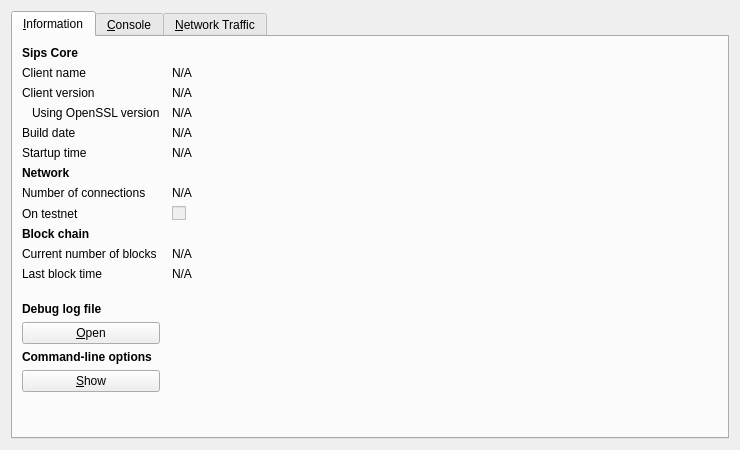
<?xml version="1.0" encoding="UTF-8"?>
<ui version="4.0">
 <class>RPCConsole</class>
 <widget class="QDialog" name="RPCConsole">
  <property name="geometry">
   <rect>
    <x>0</x>
    <y>0</y>
    <width>740</width>
    <height>450</height>
   </rect>
  </property>
  <property name="windowTitle">
   <string>Sips - Debug window</string>
  </property>
  <layout class="QVBoxLayout" name="verticalLayout_2">
   <item>
    <widget class="QTabWidget" name="tabWidget">
     <property name="currentIndex">
      <number>0</number>
     </property>
     <widget class="QWidget" name="tab_info">
      <attribute name="title">
       <string>&amp;Information</string>
      </attribute>
      <layout class="QGridLayout" name="gridLayout" columnstretch="0,1">
       <property name="horizontalSpacing">
        <number>12</number>
       </property>
       <item row="0" column="0">
        <widget class="QLabel" name="label_9">
         <property name="font">
          <font>
           <weight>75</weight>
           <bold>true</bold>
          </font>
         </property>
         <property name="text">
          <string>Sips Core</string>
         </property>
        </widget>
       </item>
       <item row="1" column="0">
        <widget class="QLabel" name="label_5">
         <property name="text">
          <string>Client name</string>
         </property>
        </widget>
       </item>
       <item row="1" column="1">
        <widget class="QLabel" name="clientName">
         <property name="cursor">
          <cursorShape>IBeamCursor</cursorShape>
         </property>
         <property name="text">
          <string>N/A</string>
         </property>
         <property name="textFormat">
          <enum>Qt::PlainText</enum>
         </property>
         <property name="textInteractionFlags">
          <set>Qt::LinksAccessibleByMouse|Qt::TextSelectableByKeyboard|Qt::TextSelectableByMouse</set>
         </property>
        </widget>
       </item>
       <item row="2" column="0">
        <widget class="QLabel" name="label_6">
         <property name="text">
          <string>Client version</string>
         </property>
        </widget>
       </item>
       <item row="2" column="1">
        <widget class="QLabel" name="clientVersion">
         <property name="cursor">
          <cursorShape>IBeamCursor</cursorShape>
         </property>
         <property name="text">
          <string>N/A</string>
         </property>
         <property name="textFormat">
          <enum>Qt::PlainText</enum>
         </property>
         <property name="textInteractionFlags">
          <set>Qt::LinksAccessibleByMouse|Qt::TextSelectableByKeyboard|Qt::TextSelectableByMouse</set>
         </property>
        </widget>
       </item>
       <item row="3" column="0">
        <widget class="QLabel" name="label_14">
         <property name="text">
          <string>Using OpenSSL version</string>
         </property>
         <property name="indent">
          <number>10</number>
         </property>
        </widget>
       </item>
       <item row="3" column="1">
        <widget class="QLabel" name="openSSLVersion">
         <property name="cursor">
          <cursorShape>IBeamCursor</cursorShape>
         </property>
         <property name="text">
          <string>N/A</string>
         </property>
         <property name="textFormat">
          <enum>Qt::PlainText</enum>
         </property>
         <property name="textInteractionFlags">
          <set>Qt::LinksAccessibleByMouse|Qt::TextSelectableByKeyboard|Qt::TextSelectableByMouse</set>
         </property>
        </widget>
       </item>
       <item row="4" column="0">
        <widget class="QLabel" name="label_12">
         <property name="text">
          <string>Build date</string>
         </property>
        </widget>
       </item>
       <item row="4" column="1">
        <widget class="QLabel" name="buildDate">
         <property name="cursor">
          <cursorShape>IBeamCursor</cursorShape>
         </property>
         <property name="text">
          <string>N/A</string>
         </property>
         <property name="textFormat">
          <enum>Qt::PlainText</enum>
         </property>
         <property name="textInteractionFlags">
          <set>Qt::LinksAccessibleByMouse|Qt::TextSelectableByKeyboard|Qt::TextSelectableByMouse</set>
         </property>
        </widget>
       </item>
       <item row="5" column="0">
        <widget class="QLabel" name="label_13">
         <property name="text">
          <string>Startup time</string>
         </property>
        </widget>
       </item>
       <item row="5" column="1">
        <widget class="QLabel" name="startupTime">
         <property name="cursor">
          <cursorShape>IBeamCursor</cursorShape>
         </property>
         <property name="text">
          <string>N/A</string>
         </property>
         <property name="textFormat">
          <enum>Qt::PlainText</enum>
         </property>
         <property name="textInteractionFlags">
          <set>Qt::LinksAccessibleByMouse|Qt::TextSelectableByKeyboard|Qt::TextSelectableByMouse</set>
         </property>
        </widget>
       </item>
       <item row="6" column="0">
        <widget class="QLabel" name="label_11">
         <property name="font">
          <font>
           <weight>75</weight>
           <bold>true</bold>
          </font>
         </property>
         <property name="text">
          <string>Network</string>
         </property>
        </widget>
       </item>
       <item row="7" column="0">
        <widget class="QLabel" name="label_7">
         <property name="text">
          <string>Number of connections</string>
         </property>
        </widget>
       </item>
       <item row="7" column="1">
        <widget class="QLabel" name="numberOfConnections">
         <property name="cursor">
          <cursorShape>IBeamCursor</cursorShape>
         </property>
         <property name="text">
          <string>N/A</string>
         </property>
         <property name="textFormat">
          <enum>Qt::PlainText</enum>
         </property>
         <property name="textInteractionFlags">
          <set>Qt::LinksAccessibleByMouse|Qt::TextSelectableByKeyboard|Qt::TextSelectableByMouse</set>
         </property>
        </widget>
       </item>
       <item row="8" column="0">
        <widget class="QLabel" name="label_8">
         <property name="text">
          <string>On testnet</string>
         </property>
        </widget>
       </item>
       <item row="8" column="1">
        <widget class="QCheckBox" name="isTestNet">
         <property name="enabled">
          <bool>false</bool>
         </property>
         <property name="text">
          <string/>
         </property>
        </widget>
       </item>
       <item row="9" column="0">
        <widget class="QLabel" name="label_10">
         <property name="font">
          <font>
           <weight>75</weight>
           <bold>true</bold>
          </font>
         </property>
         <property name="text">
          <string>Block chain</string>
         </property>
        </widget>
       </item>
       <item row="10" column="0">
        <widget class="QLabel" name="label_3">
         <property name="text">
          <string>Current number of blocks</string>
         </property>
        </widget>
       </item>
       <item row="10" column="1">
        <widget class="QLabel" name="numberOfBlocks">
         <property name="cursor">
          <cursorShape>IBeamCursor</cursorShape>
         </property>
         <property name="text">
          <string>N/A</string>
         </property>
         <property name="textFormat">
          <enum>Qt::PlainText</enum>
         </property>
         <property name="textInteractionFlags">
          <set>Qt::LinksAccessibleByMouse|Qt::TextSelectableByKeyboard|Qt::TextSelectableByMouse</set>
         </property>
        </widget>
       </item>
       <item row="11" column="0">
        <widget class="QLabel" name="label_2">
         <property name="text">
          <string>Last block time</string>
         </property>
        </widget>
       </item>
       <item row="11" column="1">
        <widget class="QLabel" name="lastBlockTime">
         <property name="cursor">
          <cursorShape>IBeamCursor</cursorShape>
         </property>
         <property name="text">
          <string>N/A</string>
         </property>
         <property name="textFormat">
          <enum>Qt::PlainText</enum>
         </property>
         <property name="textInteractionFlags">
          <set>Qt::LinksAccessibleByMouse|Qt::TextSelectableByKeyboard|Qt::TextSelectableByMouse</set>
         </property>
        </widget>
       </item>
       <item row="12" column="0">
        <spacer name="verticalSpacer_2">
         <property name="orientation">
          <enum>Qt::Vertical</enum>
         </property>
         <property name="sizeHint" stdset="0">
          <size>
           <width>20</width>
           <height>20</height>
          </size>
         </property>
        </spacer>
       </item>
       <item row="13" column="0">
        <widget class="QLabel" name="labelDebugLogfile">
         <property name="font">
          <font>
           <weight>75</weight>
           <bold>true</bold>
          </font>
         </property>
         <property name="text">
          <string>Debug log file</string>
         </property>
        </widget>
       </item>
       <item row="14" column="0">
        <widget class="QPushButton" name="openDebugLogfileButton">
         <property name="toolTip">
          <string>Open the Sips debug log file from the current data directory. This can take a few seconds for large log files.</string>
         </property>
         <property name="text">
          <string>&amp;Open</string>
         </property>
         <property name="autoDefault">
          <bool>false</bool>
         </property>
        </widget>
       </item>
       <item row="15" column="0">
        <widget class="QLabel" name="labelCLOptions">
         <property name="font">
          <font>
           <weight>75</weight>
           <bold>true</bold>
          </font>
         </property>
         <property name="text">
          <string>Command-line options</string>
         </property>
        </widget>
       </item>
       <item row="16" column="0">
        <widget class="QPushButton" name="showCLOptionsButton">
         <property name="toolTip">
          <string>Show the Sips-Qt help message to get a list with possible Sips command-line options.</string>
         </property>
         <property name="text">
          <string>&amp;Show</string>
         </property>
         <property name="autoDefault">
          <bool>false</bool>
         </property>
        </widget>
       </item>
       <item row="17" column="0">
        <spacer name="verticalSpacer">
         <property name="orientation">
          <enum>Qt::Vertical</enum>
         </property>
         <property name="sizeHint" stdset="0">
          <size>
           <width>20</width>
           <height>40</height>
          </size>
         </property>
        </spacer>
       </item>
      </layout>
     </widget>
     <widget class="QWidget" name="tab_console">
      <attribute name="title">
       <string>&amp;Console</string>
      </attribute>
      <layout class="QVBoxLayout" name="verticalLayout_3">
       <property name="spacing">
        <number>3</number>
       </property>
       <item>
        <widget class="QTextEdit" name="messagesWidget">
         <property name="minimumSize">
          <size>
           <width>0</width>
           <height>100</height>
          </size>
         </property>
         <property name="readOnly">
          <bool>true</bool>
         </property>
         <property name="tabKeyNavigation" stdset="0">
          <bool>false</bool>
         </property>
         <property name="columnCount" stdset="0">
          <number>2</number>
         </property>
        </widget>
       </item>
       <item>
        <layout class="QHBoxLayout" name="horizontalLayout">
         <property name="spacing">
          <number>3</number>
         </property>
         <item>
          <widget class="QLabel" name="label">
           <property name="text">
            <string notr="true">&gt;</string>
           </property>
          </widget>
         </item>
         <item>
          <widget class="QLineEdit" name="lineEdit"/>
         </item>
         <item>
          <widget class="QPushButton" name="clearButton">
           <property name="maximumSize">
            <size>
             <width>24</width>
             <height>24</height>
            </size>
           </property>
           <property name="toolTip">
            <string>Clear console</string>
           </property>
           <property name="text">
            <string/>
           </property>
           <property name="icon">
            <iconset resource="../bitcoin.qrc">
             <normaloff>:/icons/remove</normaloff>:/icons/remove</iconset>
           </property>
           <property name="shortcut">
            <string notr="true">Ctrl+L</string>
           </property>
           <property name="autoDefault">
            <bool>false</bool>
           </property>
          </widget>
         </item>
        </layout>
       </item>
      </layout>
     </widget>
     <widget class="QWidget" name="tab">
      <attribute name="title">
       <string>&amp;Network Traffic</string>
      </attribute>
      <layout class="QHBoxLayout" name="horizontalLayout_3">
       <item>
        <layout class="QVBoxLayout" name="verticalLayout_4">
         <item>
          <widget class="TrafficGraphWidget" name="trafficGraph" native="true">
           <property name="sizePolicy">
            <sizepolicy hsizetype="Expanding" vsizetype="Expanding">
             <horstretch>0</horstretch>
             <verstretch>0</verstretch>
            </sizepolicy>
           </property>
          </widget>
         </item>
         <item>
          <layout class="QHBoxLayout" name="horizontalLayout_2">
           <item>
            <widget class="QSlider" name="sldGraphRange">
             <property name="minimum">
              <number>1</number>
             </property>
             <property name="maximum">
              <number>288</number>
             </property>
             <property name="pageStep">
              <number>12</number>
             </property>
             <property name="value">
              <number>6</number>
             </property>
             <property name="orientation">
              <enum>Qt::Horizontal</enum>
             </property>
            </widget>
           </item>
           <item>
            <widget class="QLabel" name="lblGraphRange">
             <property name="minimumSize">
              <size>
               <width>100</width>
               <height>0</height>
              </size>
             </property>
             <property name="alignment">
              <set>Qt::AlignCenter</set>
             </property>
            </widget>
           </item>
           <item>
            <widget class="QPushButton" name="btnClearTrafficGraph">
             <property name="text">
              <string>&amp;Clear</string>
             </property>
            </widget>
           </item>
          </layout>
         </item>
        </layout>
       </item>
       <item>
        <layout class="QVBoxLayout" name="verticalLayout">
         <item>
          <widget class="QGroupBox" name="groupBox">
           <property name="title">
            <string>Totals</string>
           </property>
           <layout class="QVBoxLayout" name="verticalLayout_5">
            <item>
             <layout class="QHBoxLayout" name="horizontalLayout_4">
              <item>
               <widget class="Line" name="line">
                <property name="sizePolicy">
                 <sizepolicy hsizetype="Fixed" vsizetype="Fixed">
                  <horstretch>0</horstretch>
                  <verstretch>0</verstretch>
                 </sizepolicy>
                </property>
                <property name="minimumSize">
                 <size>
                  <width>10</width>
                  <height>0</height>
                 </size>
                </property>
                <property name="palette">
                 <palette>
                  <active>
                   <colorrole role="Light">
                    <brush brushstyle="SolidPattern">
                     <color alpha="255">
                      <red>0</red>
                      <green>255</green>
                      <blue>0</blue>
                     </color>
                    </brush>
                   </colorrole>
                  </active>
                  <inactive>
                   <colorrole role="Light">
                    <brush brushstyle="SolidPattern">
                     <color alpha="255">
                      <red>0</red>
                      <green>255</green>
                      <blue>0</blue>
                     </color>
                    </brush>
                   </colorrole>
                  </inactive>
                  <disabled>
                   <colorrole role="Light">
                    <brush brushstyle="SolidPattern">
                     <color alpha="255">
                      <red>0</red>
                      <green>255</green>
                      <blue>0</blue>
                     </color>
                    </brush>
                   </colorrole>
                  </disabled>
                 </palette>
                </property>
                <property name="orientation">
                 <enum>Qt::Horizontal</enum>
                </property>
               </widget>
              </item>
              <item>
               <widget class="QLabel" name="label_16">
                <property name="text">
                 <string>In:</string>
                </property>
               </widget>
              </item>
              <item>
               <widget class="QLabel" name="lblBytesIn">
                <property name="minimumSize">
                 <size>
                  <width>50</width>
                  <height>0</height>
                 </size>
                </property>
                <property name="alignment">
                 <set>Qt::AlignRight|Qt::AlignTrailing|Qt::AlignVCenter</set>
                </property>
               </widget>
              </item>
             </layout>
            </item>
            <item>
             <layout class="QHBoxLayout" name="horizontalLayout_5">
              <item>
               <widget class="Line" name="line_2">
                <property name="sizePolicy">
                 <sizepolicy hsizetype="Fixed" vsizetype="Fixed">
                  <horstretch>0</horstretch>
                  <verstretch>0</verstretch>
                 </sizepolicy>
                </property>
                <property name="minimumSize">
                 <size>
                  <width>10</width>
                  <height>0</height>
                 </size>
                </property>
                <property name="palette">
                 <palette>
                  <active>
                   <colorrole role="Light">
                    <brush brushstyle="SolidPattern">
                     <color alpha="255">
                      <red>255</red>
                      <green>0</green>
                      <blue>0</blue>
                     </color>
                    </brush>
                   </colorrole>
                  </active>
                  <inactive>
                   <colorrole role="Light">
                    <brush brushstyle="SolidPattern">
                     <color alpha="255">
                      <red>255</red>
                      <green>0</green>
                      <blue>0</blue>
                     </color>
                    </brush>
                   </colorrole>
                  </inactive>
                  <disabled>
                   <colorrole role="Light">
                    <brush brushstyle="SolidPattern">
                     <color alpha="255">
                      <red>255</red>
                      <green>0</green>
                      <blue>0</blue>
                     </color>
                    </brush>
                   </colorrole>
                  </disabled>
                 </palette>
                </property>
                <property name="orientation">
                 <enum>Qt::Horizontal</enum>
                </property>
               </widget>
              </item>
              <item>
               <widget class="QLabel" name="label_17">
                <property name="text">
                 <string>Out:</string>
                </property>
               </widget>
              </item>
              <item>
               <widget class="QLabel" name="lblBytesOut">
                <property name="minimumSize">
                 <size>
                  <width>50</width>
                  <height>0</height>
                 </size>
                </property>
                <property name="alignment">
                 <set>Qt::AlignRight|Qt::AlignTrailing|Qt::AlignVCenter</set>
                </property>
               </widget>
              </item>
             </layout>
            </item>
            <item>
             <spacer name="verticalSpacer_4">
              <property name="orientation">
               <enum>Qt::Vertical</enum>
              </property>
              <property name="sizeHint" stdset="0">
               <size>
                <width>20</width>
                <height>407</height>
               </size>
              </property>
             </spacer>
            </item>
           </layout>
          </widget>
         </item>
        </layout>
       </item>
      </layout>
     </widget>
    </widget>
   </item>
  </layout>
 </widget>
 <customwidgets>
  <customwidget>
   <class>TrafficGraphWidget</class>
   <extends>QWidget</extends>
   <header>trafficgraphwidget.h</header>
   <container>1</container>
   <slots>
    <slot>clear()</slot>
   </slots>
  </customwidget>
 </customwidgets>
 <resources>
  <include location="../bitcoin.qrc"/>
 </resources>
 <connections/>
</ui>
